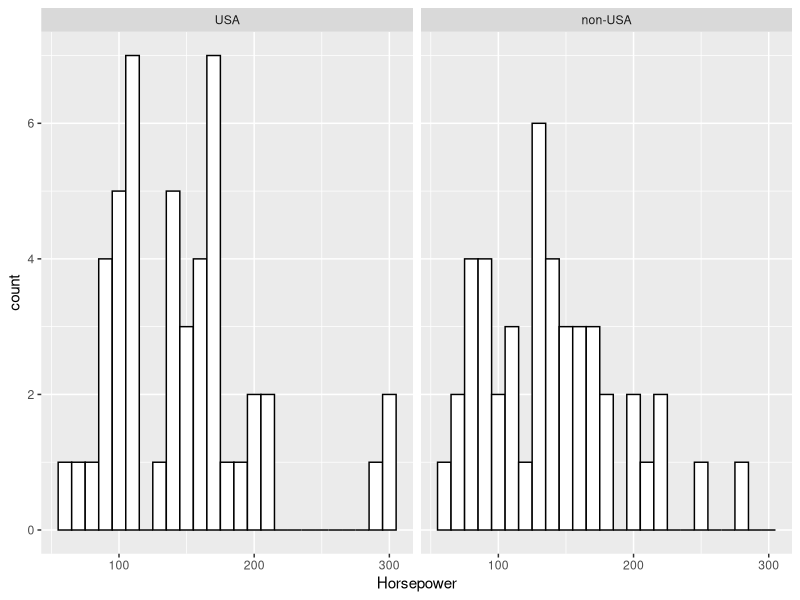

This figure's R source:
## ---- chunk 1
# git config --global user.email "madhuvasudevan@yahoo.com"
# git config --global user.name "Madhu Vasudevan"

knitr::opts_chunk$set(echo = TRUE, comment = NA)
## ---- chunk 2
# if (!requireNamespace("BiocManager", quietly = TRUE))
#     install.packages("BiocManager")
# BiocManager::install(version='devel')
# BiocManager::install("genefilter")
#install.packages("modeest")

# x <- installed.packages()
# x <- as.data.frame(x)
# y <- paste(x$Package,x$LibPath)
# y <- sort(y)
# head(y, 20)


library(MASS)
library(ggplot2)
library(modeest)
## ---- chunk 3
heights <- c(36, 42, 43, 37, 40, 45)
mean(heights)
## ---- chunk 4
str(Cars93$Origin)
Horsepower.USA <- Cars93$Horsepower[Cars93$Origin == "USA"]
mean(Horsepower.USA)
Horsepower.NonUSA <- Cars93$Horsepower[Cars93$Origin == "non-USA"]
mean(Horsepower.NonUSA)
## ---- chunk 5
with(Cars93, mean(Horsepower[Origin == "USA"]))
with(Cars93, mean(Horsepower[Origin == "USA" & Cylinders ==4]))
## ---- chunk 6
ggplot(Cars93, aes(x=Horsepower)) +
  geom_histogram(color="black", fill="white",binwidth = 10) +
  facet_wrap(~Origin)
## ---- chunk 7
mean(Horsepower.USA, trim =.05)
## ---- chunk 8
invest <- c(1.10,1.15,1.10,1.20,1.05)
gm.invest <- prod(invest)^(1/(length(invest)))
gm.invest
## ---- chunk 9
speeds <- c(30,50)
1/speeds
hm.speeds <- 1/mean(1/speeds)
hm.speeds
## ---- chunk 10
reading.speeds <- c(56, 78, 45, 49, 55, 62)
mean(reading.speeds)
replace(reading.speeds,reading.speeds == 78,180)
reading.speeds.new <- replace(reading.speeds,reading.speeds == 78,180)
reading.speeds.new
mean(reading.speeds.new)
sort(reading.speeds)
sort(reading.speeds.new)
## ---- chunk 11
median(reading.speeds)
median(reading.speeds.new)
with(Cars93, {Horsepower.Four <- Horsepower[Cylinders == 4]
sort(Horsepower.Four)
median(Horsepower.Four)
})
## ---- chunk 12
scores <- c(1,2,2,2,3,4,4,4,5,6)
mfv(scores)
